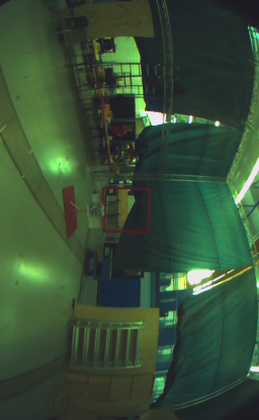
%> input picture QR_images/img_00000.jpg, 259 x 420 px, shrunk from 512 x 830 before the run
$ octave --eval "find_QR_image(imread('QR_images/img_00000.jpg'));"   (GNU Octave 9; MATLAB toolbox functions it lacks are replaced by stand-ins)
%> lines starting %> are read from the running program, lines starting %| are printed output that depends on the picture
function find_QR_image(RGB)
% function find_QR_image(RGB)

HSV = rgb2hsv(RGB);
%> HSV: size 420x259x3 double; mean H, S, V 0.36, 0.373, 0.313
% find gray areas:
GrayColor = (HSV(:,:,2) <= 0.2) .* HSV(:,:,2);
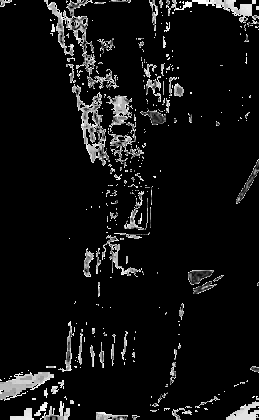
%> GrayColor: size 420x259 double; min 0, max 0.2, mean 0.014; drawn with min black and max white

W = size(RGB, 2); H = size(RGB, 1);
%> after `W = size(RGB, 2)`: W = 259
%> after `H = size(RGB, 1)`: H = 420
Gray = rgb2gray(RGB);
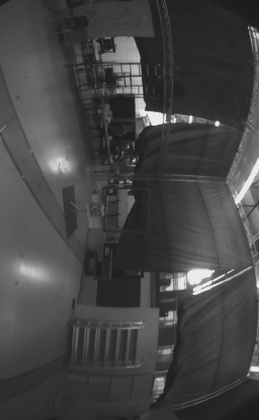
%> Gray: size 420x259 uint8; min 27, max 249, mean 68.9
window_size = 30;
Std = zeros(H-window_size, W-window_size);
for x = 1:W-window_size
    for y = 1:H-window_size
        Sub = Gray(y:y+window_size, x:x+window_size);
        Std(y, x) = std(Sub(:));
    end
end
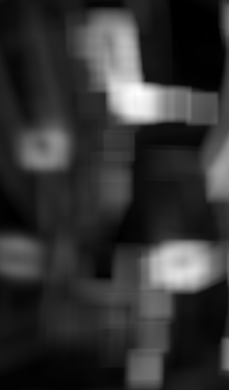
%> Std: size 390x229 double; min 1.03, max 80.62, mean 17; drawn with min black and max white

figure();
subplot(1,2,1); imagesc(GrayColor);
subplot(1,2,2); imagesc(Std);
%> after `imagesc(Std)`:
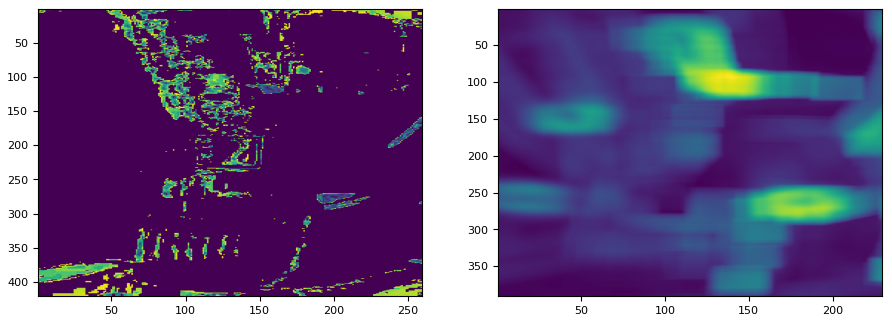
%> figure redrawn from the program's plot data, 2 panels
waitforbuttonpress;
close all;
